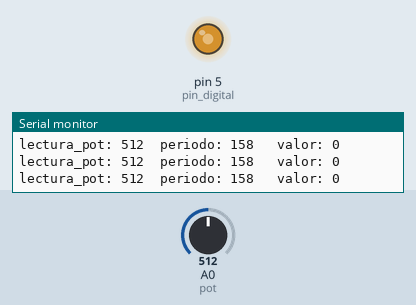
Bench run of a sketch on a simulated Arduino Uno, built with avr-gcc and run on an emulated ATmega328P. Parts: output pins drawn as LEDs (lit = HIGH), the last lines printed to the serial monitor. The test bench sets the inputs (shaded band); at power-on: A0 (pot) = 512.

Above: at 1.2 s.
1.3 s: A0 (pot) set to 57
At 1.7 s:
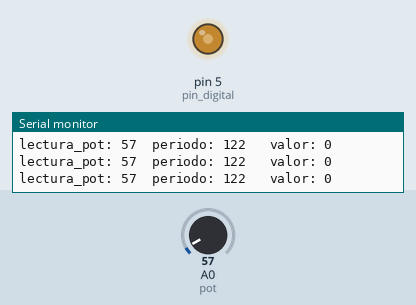
2.8 s: A0 (pot) set to 1023
At 3.5 s:
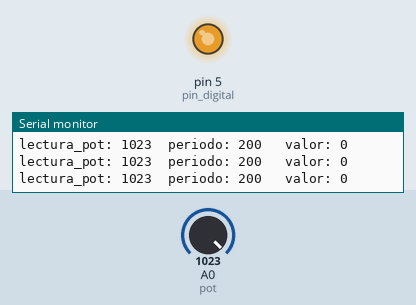
4.3 s: A0 (pot) set to 900
At 5.0 s:
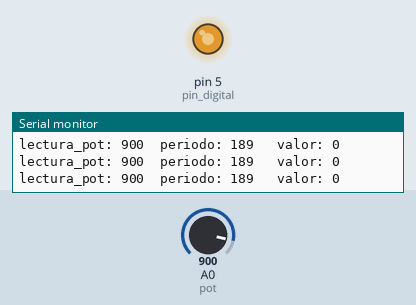
Timing chart, 0 to 7.3 s (numbered marks = the images above; inputs shaded):
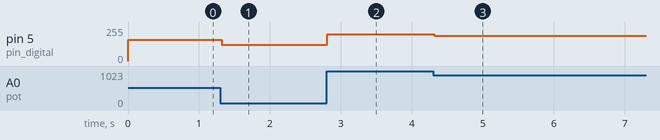

The sketch:

PruebasPOT.ino
```cpp
//DIRECTORSCUT
//////////////////////
int pot = A0;          // Pin A0 de entrada analoga para el potenciómetro
int pin_digital = 5;  // Pin de salida para la señal de onda cuadrada
int lectura_pot = A0;  //
int periodo, residuo;
int tabla1[] = {45, 23};
int tabla2[] = {15000, 11200, 9000, 7500, 6400, 5600, 5000, 4500, 4080, 3740,
                3450, 3210, 3000, 2800, 2650, 2490, 2360, 2250, 2140, 2040,
                1955, 1870, 1797, 1729, 1663, 1605, 1550, 1497, 1448, 1403,
                1362, 1321, 1283, 1247, 1215, 1182, 1151, 1123, 1095, 1069,
                1044, 1020, 998, 976, 954, 934, 916, 910, 860, 840, 795, 740,
                705, 670, 610, 580, 550, 530, 510, 498, 460, 440, 430, 415,
                405, 380, 373};
//unsigned long tiempo = 0;

void setup()
{
  pinMode(pot, INPUT);
  pinMode(pin_digital, OUTPUT);  // Declaracion del pin 4 como salida (señal cuadrada)
  Serial.begin(9600);            // inicializacion a 9600 bauds del puerto COM asignado
}

void loop()
{
  lectura_pot = analogRead(pot);        // Se direcciona entrada analoga A0 y se lee el valor del potenciómetro conectado
  periodo = map(lectura_pot,127,1023,127,200);  // interpolacion de valores leidos del potenciometro para su manejo en ciclos por segundo
  analogWrite(pin_digital, periodo);
  delay(1);
  Serial.print("lectura_pot: ");
  Serial.print(lectura_pot);
  Serial.print("  periodo: ");
  Serial.print(periodo);
  Serial.print("   valor: ");
  Serial.println(tabla2[67-periodo]);

  if (periodo == 70)    // No hay señal cuadrada
      digitalWrite(pin_digital, LOW);  // Asignar estado ALTO (5V)
  if (periodo == 0)    // Generar la mas alta frecuencia, equivalente a 1000 Hz de la señal cuadrada
  {
      digitalWrite(pin_digital, HIGH);  // Asignar estado ALTO (5V)
      delayMicroseconds(373);           // mantener durante 0.5ms el estado ALTO
      digitalWrite(pin_digital, LOW);   // asigna estado BAJO (0V)
      delayMicroseconds(373);           // mantener durante 0.5ms el estado BAJO
  }
  if (periodo == 69 || periodo == 68)
    {
     digitalWrite(pin_digital, HIGH);  // Asignar estado ALTO (5V)
     delay(tabla1[69-periodo]);                   // mantener estado ALTO
     digitalWrite(pin_digital, LOW);   // Asignar estado BAJO (0V)
     delay(tabla1[69-periodo]);                   // mantener estado BAJO
    }
  if (periodo <= 67 && periodo >= 1)
  {
     digitalWrite(pin_digital, HIGH);  // Asignar estado ALTO (5V)
     delayMicroseconds(tabla2[67-periodo]);                   // mantener estado ALTO
     digitalWrite(pin_digital, LOW);   // Asignar estado BAJO (0V)
     delayMicroseconds(tabla2[67-periodo]);                   // mantener estado BAJO
  }

}
```

Measured:
- after the input at 1.3 s, pin 5 (pin_digital): 158/255 → 122/255 at once
- after the input at 2.8 s, pin 5 (pin_digital): 122/255 → 200/255 at once
- after the input at 4.3 s, pin 5 (pin_digital): 200/255 → 189/255 at once
